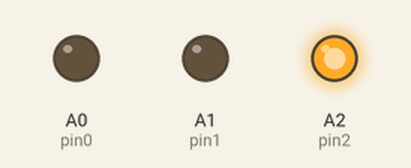
Recording of a sketch running on a simulated Arduino Uno, built with avr-gcc and run on an emulated ATmega328P. Parts: output pins drawn as LEDs (lit = HIGH).

Above: at 0.1 s.
At 0.5 s:
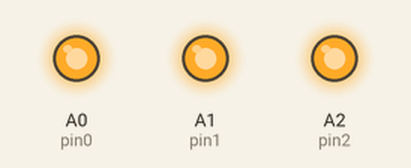
At 0.9 s:
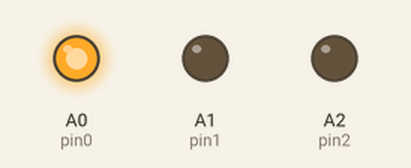
At 1.1 s:
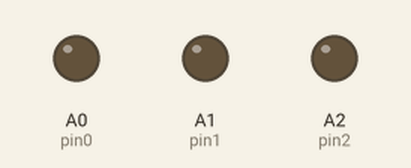
At 1.9 s:
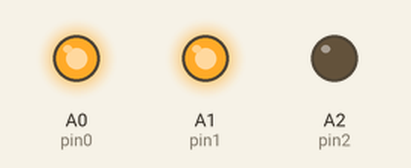
At 2.7 s:
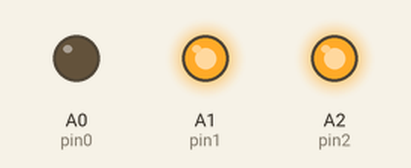
Timing chart, 0 to 3.0 s (numbered marks = the images above):
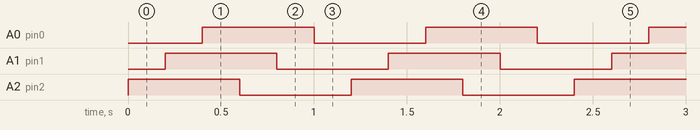

The sketch:

DoesItFuckingWork.ino
```cpp
int pin2 = A2;
int pin1 = A1;
int pin0 = A0;

void setup() {
  pinMode(pin2, OUTPUT);
  pinMode(pin1, OUTPUT);
  pinMode(pin0, OUTPUT);
}

void loop() {
  digitalWrite(pin2, HIGH);
  delay(200);
  digitalWrite(pin1, HIGH);
  delay(200);
  digitalWrite(pin0, HIGH);
  delay(200);
  digitalWrite(pin2, LOW);
  delay(200);
  digitalWrite(pin1, LOW);
  delay(200);
  digitalWrite(pin0, LOW);
  delay(200);
}
```

Measured:
- by itself, A0 (pin0), A1 (pin1), A2 (pin2): alternates HIGH for 0.60 s and LOW for 0.60 s
- by itself, everything shown: repeats every 1.2 s, in 6 steps
